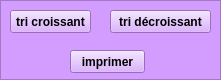
       <widget class="QFrame" name="frame_gc">
        <property name="geometry">
         <rect>
          <x>260</x>
          <y>360</y>
          <width>221</width>
          <height>80</height>
         </rect>
        </property>
        <property name="styleSheet">
         <string notr="true">background-color: rgb(211, 156, 255);</string>
        </property>
        <property name="frameShape">
         <enum>QFrame::StyledPanel</enum>
        </property>
        <property name="frameShadow">
         <enum>QFrame::Raised</enum>
        </property>
        <widget class="QPushButton" name="pushButton_6_gc">
         <property name="geometry">
          <rect>
           <x>10</x>
           <y>10</y>
           <width>81</width>
           <height>23</height>
          </rect>
         </property>
         <property name="font">
          <font>
           <weight>75</weight>
           <bold>true</bold>
          </font>
         </property>
         <property name="text">
          <string>tri croissant</string>
         </property>
        </widget>
        <widget class="QPushButton" name="pushButton_5_gc">
         <property name="geometry">
          <rect>
           <x>110</x>
           <y>10</y>
           <width>101</width>
           <height>23</height>
          </rect>
         </property>
         <property name="font">
          <font>
           <weight>75</weight>
           <bold>true</bold>
          </font>
         </property>
         <property name="text">
          <string>tri décroissant</string>
         </property>
        </widget>
        <widget class="QPushButton" name="pushButton_20_gc">
         <property name="geometry">
          <rect>
           <x>70</x>
           <y>50</y>
           <width>75</width>
           <height>23</height>
          </rect>
         </property>
         <property name="font">
          <font>
           <weight>75</weight>
           <bold>true</bold>
          </font>
         </property>
         <property name="text">
          <string>imprimer</string>
         </property>
        </widget>
       </widget>
